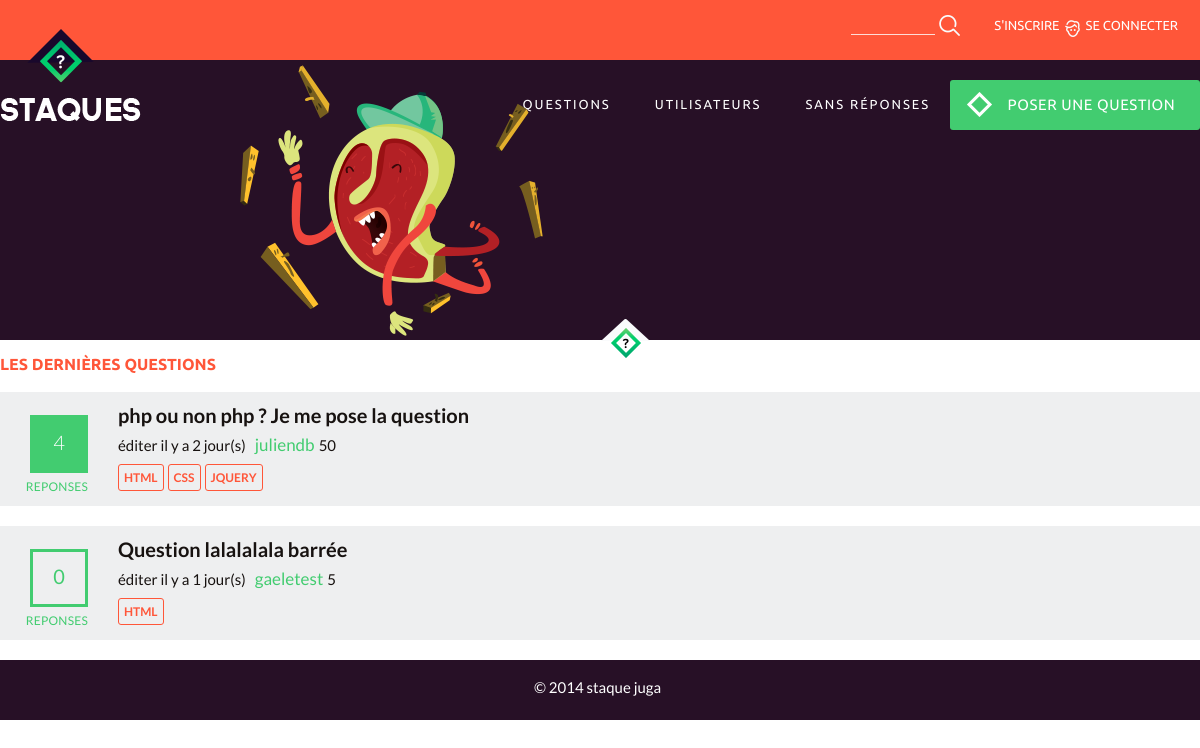
Screenshot of /index.php?page=home&tag=1 with the database file from the repository.
### tables this page shows
CREATE TABLE IF NOT EXISTS `questions` (
  `id_question` int(11) NOT NULL AUTO_INCREMENT,
  `id_user` int(11) NOT NULL,
  `title` varchar(250) NOT NULL,
  `content` text NOT NULL,
  `dateCreated` datetime NOT NULL,
  `dateModified` datetime NOT NULL,
  PRIMARY KEY (`id_question`)
);

CREATE TABLE IF NOT EXISTS `users` (
  `id_user` int(11) NOT NULL AUTO_INCREMENT,
  `user_name` varchar(250) DEFAULT NULL,
  `user_pseudo` varchar(50) NOT NULL,
  `email` varchar(250) NOT NULL,
  `status` tinyint(1) DEFAULT NULL,
  `country` varchar(250) DEFAULT NULL,
  `language` varchar(250) DEFAULT NULL,
  `job` varchar(250) DEFAULT NULL,
  `password` varchar(250) NOT NULL,
  `salt` varchar(250) NOT NULL,
  `token` varchar(250) NOT NULL,
  `score` int(11) NOT NULL,
  `img_profile` varchar(250) DEFAULT NULL,
  `dateCreated` datetime NOT NULL,
  `dateModified` datetime NOT NULL,
  PRIMARY KEY (`id_user`)
);

CREATE TABLE IF NOT EXISTS `tags` (
  `id_tag` int(11) NOT NULL AUTO_INCREMENT,
  `tag_name` varchar(250) NOT NULL,
  PRIMARY KEY (`id_tag`)
);

### functions.php (called while the page is built, shortened)
<?php
	function home(){
		showPage();
	}
	function questionsHome(){
		showPage();
	}
	function showPage(){
		global $page;
		include("pages/".$page.".php");
	}

### functions/gestionData.php (called while the page is built, shortened)
<?php
	function selectQuestionsHome()
	{
		global $dbh;
		$sql = "SELECT 	Q.id_question,
						Q.title,
						Q.dateCreated,
						Q.dateModified,
						U.id_user,
						U.user_pseudo,
						U.score,
						COUNT(A.id_answer) AS TotalReponses
						/*COUNT(V.id_vote) AS TotalVotes */
				FROM users AS U, questions AS Q
				LEFT OUTER JOIN answers AS A ON (Q.id_question = A.id_question)
				/* LEFT OUTER JOIN votes AS V ON (A.id_answer = V.id_answer) */
				WHERE U.id_user = Q.id_user
				GROUP BY Q.id_question";
		$stmt = $dbh->prepare($sql);
		$stmt->execute();
		return $stmt->fetchAll();
	}
	function selectQuestionsHomeTag($tag)
	{
		global $dbh;
		$sql = "SELECT 	Q.id_question,
						Q.title,
						Q.dateCreated,
						Q.dateModified,
						U.id_user,
						U.user_pseudo,
						U.score,
						COUNT(A.id_answer) AS TotalReponses
						/*COUNT(V.id_vote) AS TotalVotes */
				FROM users AS U, questions AS Q
				LEFT JOIN answers AS A ON (Q.id_question = A.id_question)
				LEFT JOIN tags_relation AS R ON (R.id_question = Q.id_question)
				WHERE U.id_user = Q.id_user AND R.id_tag = :tag
				GROUP BY Q.id_question";
		$stmt = $dbh->prepare($sql);
		$stmt->bindValue(":tag", $tag);
		$stmt->execute();
		return $stmt->fetchAll();
	}
	function selectTagsQuestion($id_question)
	{
		global $dbh;
		$sql = "SELECT 	T.id_tag,
						T.tag_name
				FROM tags AS T
				LEFT OUTER JOIN tags_relation AS R ON (R.id_tag = T.id_tag)
				WHERE R.id_question = :id_question";
		$stmt = $dbh->prepare($sql);
		$stmt->bindValue(":id_question", $id_question);
		$stmt->execute();
		return $stmt->fetchAll();
	}

### functions/utilitaires.php (called while the page is built, shortened)
<?php
	function getBetweenDate($date1, $date2 = "NOW")
	{
		$date1 = date($date1);
		if ($date2 == "NOW") $date2 = date("Y-m-d H:i:s");
		else $date2 = date($date2);
		$dateFrom = new DateTime($date1);
		$dateNow = new DateTime($date2);
		$interval = $dateNow->diff($dateFrom);
		$diff_s = $interval->format('%s');
		$diff_i = $interval->format('%i');
		$diff_h = $interval->format('%h');
		$diff_d = $interval->format('%d');
		$diff_m = $interval->format('%m');
		$diff_y = $interval->format('%y');
		if ($diff_s < 60) $text = $diff_s." seconde(s)";
		if ($diff_s = 0) $text = "1 seconde(s)";
		if ($diff_s >= 60 || $diff_i >= 1) $text = $diff_i." minute(s)";
		if ($diff_i >= 60 || $diff_h >= 1) $text = $diff_h." heure(s)";
		if ($diff_h >= 24 || $diff_d >= 1) $text = $diff_d." jour(s)";
		return $text;
	}
	function goUserLink($id_user)
	{
		return "index.php?page=userDetails&id_user=" . $id_user;
	}
	function goQuestionLink($id_question)
	{
		return "index.php?page=questionDetails&id_question=" . $id_question;
	}

### pages/questionsHome.php (the view, shortened to what this page needs)
<?php
	$questions = selectQuestionsHome();
	if (!empty($_GET['tag'])) $questions = selectQuestionsHomeTag($_GET['tag']);
	$date = "";
?>
	<main class="container">
		<h1>Les dernières questions</h1>
		<?php
			foreach ($questions as $question):
			$id_question = $question["id_question"];
			$link_question = goQuestionLink($id_question);
			$dateCreated = $question["dateCreated"];
			$dateModified = $question["dateModified"];
			if (getBetweenDate($dateCreated, $dateModified) == "1 seconde(s)") {
				$date = "posée il y a ".getBetweenDate($dateCreated);
			} else {
				$date = "éditer il y a ".getBetweenDate($dateModified);
			}
		?>
			<section id="questionBloc">
				<div <?php if ($question["TotalReponses"] > 0){ ?> class="utils" <?php }else{ ?> class="utilsNone" <?php } ?> >
					<a href="<?php echo $link_question; ?>"><?php echo $question["TotalReponses"]; ?></a>
				</div>
				<div class="questionDetails">
					<div class="title-question">
						<a href="<?php echo $link_question; ?>"><?php echo $question["title"]; ?></a>
					</div>
					<div class="infosUser">
						<p><?php echo $date; ?></p>
						<a href="<?php echo goUserLink($question['id_user']); ?>"><?php echo $question["user_pseudo"]; ?></a>
						<p class="score"><?php echo $question["score"]; ?></p>
					</div>
					<?php
					$tags = selectTagsQuestion($id_question);
					foreach ($tags as $tag):
					?>
					<div class="tags_questions">
						<a href="<?php echo 'index.php?page=home&tag='.$tag['id_tag']; ?>"><?php echo $tag["tag_name"]; ?></a>
					</div>
				<?php endforeach; ?>
				</div>
			</section>
		<?php endforeach; ?>
	</main>

### css/style.css (style rules this page uses)
html, body, div, span, applet, object, iframe, h1, h2, h3, h4, h5, h6, p, blockquote, pre, a, abbr, acronym, address, big, cite, code, del, dfn, em, img, ins, kbd, q, s, samp, small, strike, strong, sub, sup, tt, var, b, u, i, center, dl, dt, dd, ol, ul, li, fieldset, form, label, legend, table, caption, tbody, tfoot, thead, tr, th, td, article, aside, canvas, details, embed, figure, figcaption, footer, header, hgroup, menu, nav, output, ruby, section, summary, time, mark, audio, video { margin: 0; padding: 0; border: 0; font-size: 100%; font: inherit; vertical-align: baseline; }
article, aside, details, figcaption, figure, footer, header, hgroup, menu, nav, section { display: block; }
body { line-height: 1; }
.container { max-width: 1200px; margin: auto; }
a { text-decoration:none; }
.container h1 { font-family: 'ubuntu'; font-size: 16px; color: #ff5639; text-transform: uppercase; font-weight: 700; }
#questionBloc { padding: 3px 20px; background-color: #eeeff0; height: 100%; margin: 20px 0; }
#questionBloc .utils { float: left; padding: 20px 10px; }
#questionBloc .utils a { display: block; width: 52px; height: 52px; text-align: center; background-color:#42cc70; border: 3px solid #42cc70; text-decoration: none; font-family: 'Lato'; font-size: 20px; font-weight: 300; line-height: 48px; color: #fff; }
#questionBloc .utilsNone { float: left; padding: 20px 10px; }
#questionBloc .utilsNone a { display: block; width: 52px; height: 52px; text-align: center; border: 3px solid #42cc70; text-decoration: none; font-family: 'Lato'; font-size: 20px; font-weight: 400; line-height: 48px; color: #42cc70; }
#questionBloc .utils a::after, #questionBloc .utilsNone a::after { content: "reponses"; position: absolute; text-transform: uppercase; font-size: 0.6em; font-weight: 400; letter-spacing: 0.02em; text-align: center; margin-left: -39px; margin-top: 45px; color: #42cc70; }
#questionBloc .questionDetails { float: left; margin: 0 0 10px 20px; }
#questionBloc .title-question { padding-top: 10px; }
#questionBloc .title-question a { color:#171210; text-decoration: none; font-family: 'lato'; font-size: 20px; font-weight: 700; }
#questionBloc .infosUser { margin-top: 10px; }
#questionBloc .infosUser a { color:#42cc70; font-family: 'lato'; font-size: 17px; font-weight: 400; text-decoration: none; text-transform: lowercase; }
#questionBloc .tags_questions { display: inline-block; margin-top: 15px; padding-bottom: 8px; }
#questionBloc .tags_questions a { font-family: 'Lato'; font-weight: 700; font-size: 12px; text-transform: uppercase; border:1px solid #ff5639 ; border-radius: 3px; color:#ff5639; padding:5px 5px; margin-top: 15px; }
p { display: inline; font-family: 'lato'; color: #171210; font-size: 15px; font-weight: 400; display: inline; text-decoration: none; margin-right: 5px; }

### rows the page displays
questions: TotalReponses "4", title "php ou non php ? Je me pose la question", dateModified "éditer il y a 2 jour(s)", id_user.user_pseudo "juliendb", id_user.score "50"
tags: tag_name "HTML"
tags: tag_name "CSS"
tags: tag_name "JQUERY"
questions: TotalReponses "0", title "Question lalalalala barrée", dateModified "éditer il y a 1 jour(s)", id_user.user_pseudo "gaeletest", id_user.score "5"
